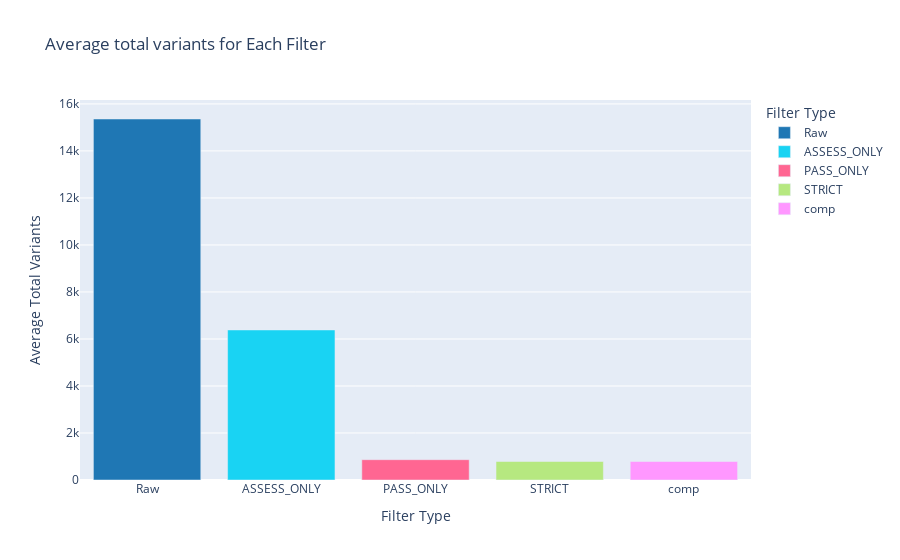
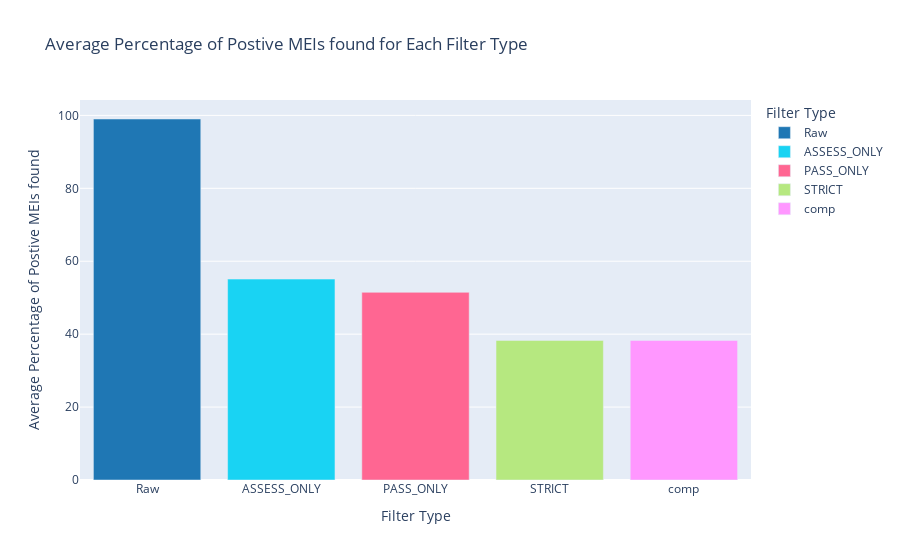

Notebook code for these charts, in order:
### Code cell
import plotly.io as pio
import plotly
import kaleido

print(plotly.__version__, kaleido.__version__)

# Calculate average percentage of shared variants for each Filtered
avg_total_variants_multi = df_multi.groupby('Filter_Type')['test_vcf_variants'].mean().reset_index()

# Calculate average percentage of shared variants for each Filtered
avg_shared_percentage_multi = df_multi.groupby('Filter_Type')['Shared_Percentage'].mean().reset_index()

#Plot settings - order and color palette
column_order = ['Raw', 'ASSESS_ONLY', 'PASS_ONLY', 'STRICT', 'comp']
colors = {
    'Raw': '#1f77b4',
    'Assess_only': '#ff7f0e',
    'Pass_only': '#2ca02c',
    'Strict': '#d62728',
    'Comp': '#9467bd'
}

# Plotting Average Percentage of Postive MEIs found
fig = px.bar(avg_total_variants_multi, x='Filter_Type',
             y='test_vcf_variants', title='Average total variants for Each Filter',
             category_orders={'Filter_Type': column_order},
             labels={'test_vcf_variants': 'Average Total Variants', 'Filter_Type': 'Filter Type'},
             color='Filter_Type', color_discrete_map=colors)

fig.show()
#fig.write_image("Average_total_variants_for_Each_Filter.png")
fig.write_image("Average_total_variants_for_Each_Filter.png", width=800, height=600, scale=2.0, format="png")
# Plotting Average Percentage of Postive MEIs found
fig = px.bar(avg_shared_percentage_multi, x='Filter_Type',
             y='Shared_Percentage',
             title='Average Percentage of Postive MEIs found for Each Filter Type',
             category_orders={'Filter_Type': column_order},
             labels={
                 'Shared_Percentage': 'Average Percentage of Postive MEIs found', 'Filter_Type': 'Filter Type'
                 },
             color='Filter_Type', color_discrete_map=colors)

fig.show()
#fig.write_image("Average_Percentage_of_Postive_MEIs_found_for_Each_Filter_Type.png")
fig.write_image("Average_Percentage_of_Postive_MEIs_found_for_Each_Filter_Type.png", width=800, height=600, scale=2.0, format="png")

### Figure 1 — Plotly figure (JSON) as saved in the notebook; plotly's stock layout.template omitted (floating-point values rounded to 4 significant figures)
{"data": [{"alignmentgroup": "True", "hovertemplate": "Filter Type=%{x}<br>Average Total Variants=%{y}<extra></extra>", "legendgroup": "Raw", "marker": {"color": "#1f77b4", "pattern": {"shape": ""}}, "name": "Raw", "offsetgroup": "Raw", "orientation": "v", "showlegend": true, "textposition": "auto", "type": "bar", "x": ["Raw"], "xaxis": "x", "y": [15360.0], "yaxis": "y"}, {"alignmentgroup": "True", "hovertemplate": "Filter Type=%{x}<br>Average Total Variants=%{y}<extra></extra>", "legendgroup": "ASSESS_ONLY", "marker": {"color": "#19d3f3", "pattern": {"shape": ""}}, "name": "ASSESS_ONLY", "offsetgroup": "ASSESS_ONLY", "orientation": "v", "showlegend": true, "textposition": "auto", "type": "bar", "x": ["ASSESS_ONLY"], "xaxis": "x", "y": [6384.0], "yaxis": "y"}, {"alignmentgroup": "True", "hovertemplate": "Filter Type=%{x}<br>Average Total Variants=%{y}<extra></extra>", "legendgroup": "PASS_ONLY", "marker": {"color": "#FF6692", "pattern": {"shape": ""}}, "name": "PASS_ONLY", "offsetgroup": "PASS_ONLY", "orientation": "v", "showlegend": true, "textposition": "auto", "type": "bar", "x": ["PASS_ONLY"], "xaxis": "x", "y": [863.8], "yaxis": "y"}, {"alignmentgroup": "True", "hovertemplate": "Filter Type=%{x}<br>Average Total Variants=%{y}<extra></extra>", "legendgroup": "STRICT", "marker": {"color": "#B6E880", "pattern": {"shape": ""}}, "name": "STRICT", "offsetgroup": "STRICT", "orientation": "v", "showlegend": true, "textposition": "auto", "type": "bar", "x": ["STRICT"], "xaxis": "x", "y": [786.8], "yaxis": "y"}, {"alignmentgroup": "True", "hovertemplate": "Filter Type=%{x}<br>Average Total Variants=%{y}<extra></extra>", "legendgroup": "comp", "marker": {"color": "#FF97FF", "pattern": {"shape": ""}}, "name": "comp", "offsetgroup": "comp", "orientation": "v", "showlegend": true, "textposition": "auto", "type": "bar", "x": ["comp"], "xaxis": "x", "y": [786.8], "yaxis": "y"}], "layout": {"barmode": "relative", "legend": {"title": {"text": "Filter Type"}, "tracegroupgap": 0}, "title": {"text": "Average total variants for Each Filter"}, "xaxis": {"anchor": "y", "categoryarray": ["Raw", "ASSESS_ONLY", "PASS_ONLY", "STRICT", "comp"], "categoryorder": "array", "domain": [0, 1], "title": {"text": "Filter Type"}}, "yaxis": {"anchor": "x", "domain": [0, 1], "title": {"text": "Average Total Variants"}}}}

### Figure 2 — Plotly figure (JSON) as saved in the notebook; plotly's stock layout.template omitted (floating-point values rounded to 4 significant figures)
{"data": [{"alignmentgroup": "True", "hovertemplate": "Filter Type=%{x}<br>Average Percentage of Postive MEIs found=%{y}<extra></extra>", "legendgroup": "Raw", "marker": {"color": "#1f77b4", "pattern": {"shape": ""}}, "name": "Raw", "offsetgroup": "Raw", "orientation": "v", "showlegend": true, "textposition": "auto", "type": "bar", "x": ["Raw"], "xaxis": "x", "y": [99.01], "yaxis": "y"}, {"alignmentgroup": "True", "hovertemplate": "Filter Type=%{x}<br>Average Percentage of Postive MEIs found=%{y}<extra></extra>", "legendgroup": "ASSESS_ONLY", "marker": {"color": "#19d3f3", "pattern": {"shape": ""}}, "name": "ASSESS_ONLY", "offsetgroup": "ASSESS_ONLY", "orientation": "v", "showlegend": true, "textposition": "auto", "type": "bar", "x": ["ASSESS_ONLY"], "xaxis": "x", "y": [55.11], "yaxis": "y"}, {"alignmentgroup": "True", "hovertemplate": "Filter Type=%{x}<br>Average Percentage of Postive MEIs found=%{y}<extra></extra>", "legendgroup": "PASS_ONLY", "marker": {"color": "#FF6692", "pattern": {"shape": ""}}, "name": "PASS_ONLY", "offsetgroup": "PASS_ONLY", "orientation": "v", "showlegend": true, "textposition": "auto", "type": "bar", "x": ["PASS_ONLY"], "xaxis": "x", "y": [51.47], "yaxis": "y"}, {"alignmentgroup": "True", "hovertemplate": "Filter Type=%{x}<br>Average Percentage of Postive MEIs found=%{y}<extra></extra>", "legendgroup": "STRICT", "marker": {"color": "#B6E880", "pattern": {"shape": ""}}, "name": "STRICT", "offsetgroup": "STRICT", "orientation": "v", "showlegend": true, "textposition": "auto", "type": "bar", "x": ["STRICT"], "xaxis": "x", "y": [38.29], "yaxis": "y"}, {"alignmentgroup": "True", "hovertemplate": "Filter Type=%{x}<br>Average Percentage of Postive MEIs found=%{y}<extra></extra>", "legendgroup": "comp", "marker": {"color": "#FF97FF", "pattern": {"shape": ""}}, "name": "comp", "offsetgroup": "comp", "orientation": "v", "showlegend": true, "textposition": "auto", "type": "bar", "x": ["comp"], "xaxis": "x", "y": [38.29], "yaxis": "y"}], "layout": {"barmode": "relative", "legend": {"title": {"text": "Filter Type"}, "tracegroupgap": 0}, "title": {"text": "Average Percentage of Postive MEIs found for Each Filter Type"}, "xaxis": {"anchor": "y", "categoryarray": ["Raw", "ASSESS_ONLY", "PASS_ONLY", "STRICT", "comp"], "categoryorder": "array", "domain": [0, 1], "title": {"text": "Filter Type"}}, "yaxis": {"anchor": "x", "domain": [0, 1], "title": {"text": "Average Percentage of Postive MEIs found"}}}}
